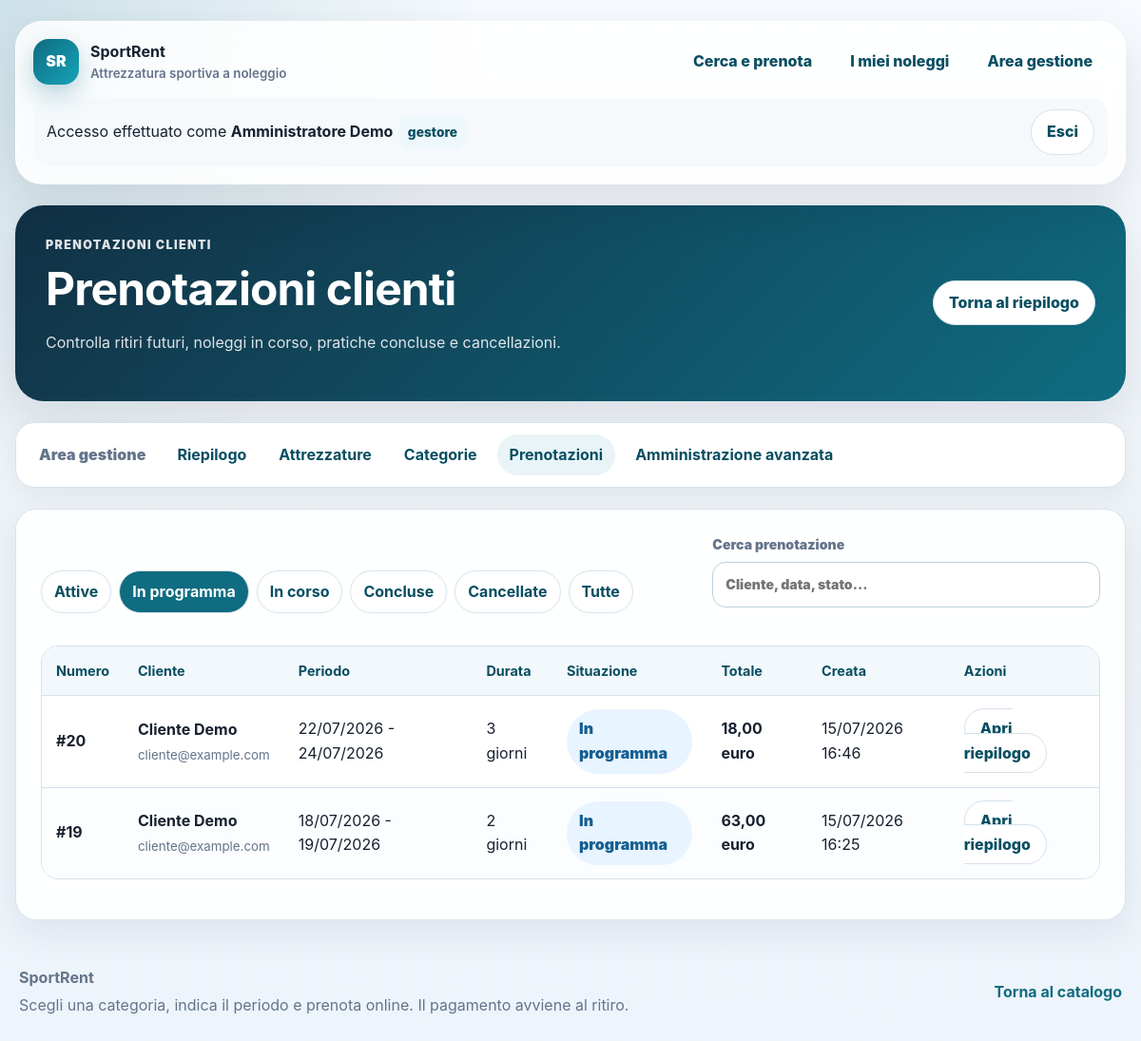
Screenshot of /gestione/prenotazioni/?filter=upcoming (signed in) with the database file from the repository.
### rentals/models.py (models this page shows, shortened)
class Reservation(models.Model):
    class Status(models.TextChoices):
        CONFIRMED = "confirmed", "Confermata"
        CANCELLED = "cancelled", "Cancellata"
    user = models.ForeignKey(
        settings.AUTH_USER_MODEL,
        on_delete=models.PROTECT,
        related_name="reservations",
        verbose_name="cliente",
    )
    start_date = models.DateField("data di inizio")
    end_date = models.DateField("data di fine")
    status = models.CharField(
        "stato",
        max_length=20,
        choices=Status.choices,
        default=Status.CONFIRMED,
    )
    created_at = models.DateTimeField("creata il", auto_now_add=True)
    cancelled_at = models.DateTimeField(
        "cancellata il",
        blank=True,
        null=True,
    )
    class Meta:
        verbose_name = "prenotazione"
        verbose_name_plural = "prenotazioni"
        ordering = ["-created_at"]
    @property
    def giorni_noleggio(self):
        if not self.start_date or not self.end_date:
            return 0
        return (self.end_date - self.start_date).days + 1
    @property
    def prezzo_totale(self):
        return sum(
            (item.subtotale for item in self.items.all()),
            Decimal("0.00"),
        )
    @property
    def fase_noleggio(self):
        if self.status == self.Status.CANCELLED:
            return "cancelled"
        today = timezone.localdate()
        if self.start_date > today:
            return "upcoming"
        if self.end_date < today:
            return "completed"
        return "in_progress"
    @property
    def etichetta_fase_noleggio(self):
        labels = {
            "upcoming": "In programma",
            "in_progress": "In corso",
            "completed": "Concluso",
            "cancelled": "Cancellato",
        }
        return labels[self.fase_noleggio]

class ReservationItem(models.Model):
    reservation = models.ForeignKey(
        Reservation,
        on_delete=models.CASCADE,
        related_name="items",
        verbose_name="prenotazione",
    )
    equipment = models.ForeignKey(
        Equipment,
        on_delete=models.PROTECT,
        related_name="reservation_items",
        verbose_name="attrezzatura",
    )
    quantity = models.PositiveIntegerField(
        "quantità",
        validators=[MinValueValidator(1)],
    )
    daily_price = models.DecimalField(
        "prezzo giornaliero applicato",
        max_digits=8,
        decimal_places=2,
    )
    class Meta:
        verbose_name = "riga prenotazione"
        verbose_name_plural = "righe prenotazione"
        constraints = [
            models.UniqueConstraint(
                fields=["reservation", "equipment"],
                name="unique_equipment_per_reservation",
            )
        ]
    @property
    def subtotale(self):
        return self.daily_price * self.quantity * self.reservation.giorni_noleggio

### rentals/views.py (the view)
@gestore_richiesto
def elenco_prenotazioni_gestore(request):
    reservations = Reservation.objects.select_related("user").prefetch_related(
        "items__equipment"
    )
    filtro_scelto = request.GET.get("filter", "active")
    filtri = _filtri_fase_prenotazioni(timezone.localdate())
    if filtro_scelto not in filtri:
        filtro_scelto = "active"
    reservations = reservations.filter(filtri[filtro_scelto])
    return render(
        request,
        "rentals/manager/reservation_list.html",
        {
            "reservations": reservations,
            "filtro_scelto": filtro_scelto,
        },
    )

### rentals/permissions.py (called while the page is built)
def utente_e_gestore(user):
    return (
        user.is_authenticated
        and (
            user.is_superuser
            or user.is_staff
            or user.groups.filter(name=NOME_GRUPPO_GESTORI).exists()
        )
    )

### rentals/views.py (called while the page is built)
def _filtri_fase_prenotazioni(today):
    return {
        "active": Q(
            status=Reservation.Status.CONFIRMED,
            end_date__gte=today,
        ),
        "upcoming": Q(
            status=Reservation.Status.CONFIRMED,
            start_date__gt=today,
        ),
        "in_progress": Q(
            status=Reservation.Status.CONFIRMED,
            start_date__lte=today,
            end_date__gte=today,
        ),
        "completed": Q(
            status=Reservation.Status.CONFIRMED,
            end_date__lt=today,
        ),
        "cancelled": Q(status=Reservation.Status.CANCELLED),
        "all": Q(),
    }

### templates/rentals/manager/reservation_list.html (shortened to what this page needs)
{% extends "base.html" %}
{% block content %}
<section class="page-hero page-hero--manager" aria-labelledby="manager-reservations-title">
    <div>
        <p class="eyebrow">Prenotazioni clienti</p>
        <h1 id="manager-reservations-title">Prenotazioni clienti</h1>
        <p>
            Controlla ritiri futuri, noleggi in corso, pratiche concluse e
            cancellazioni.
        </p>
    </div>
    <a class="button button--light" href="{% url 'manager_dashboard' %}">Torna al riepilogo</a>
</section>
{% include "rentals/manager/_navigation.html" %}
<section class="section-card">
    <div class="toolbar">
        <nav class="filter-pills" aria-label="Filtri prenotazioni">
            <a class="{% if filtro_scelto == 'active' %}is-active{% endif %}" href="?filter=active">Attive</a>
            <a class="{% if filtro_scelto == 'upcoming' %}is-active{% endif %}" href="?filter=upcoming">In programma</a>
            <a class="{% if filtro_scelto == 'in_progress' %}is-active{% endif %}" href="?filter=in_progress">In corso</a>
            <a class="{% if filtro_scelto == 'completed' %}is-active{% endif %}" href="?filter=completed">Concluse</a>
            <a class="{% if filtro_scelto == 'cancelled' %}is-active{% endif %}" href="?filter=cancelled">Cancellate</a>
            <a class="{% if filtro_scelto == 'all' %}is-active{% endif %}" href="?filter=all">Tutte</a>
        </nav>
        <label class="table-search">
            Cerca prenotazione
            <input type="search" data-table-search="manager-reservation-table" placeholder="Cliente, data, stato...">
        </label>
    </div>
    <div class="table-wrap">
        <table class="manager-table" id="manager-reservation-table" data-searchable-table>
            <thead>
                <tr>
                    <th scope="col">Numero</th>
                    <th scope="col">Cliente</th>
                    <th scope="col">Periodo</th>
                    <th scope="col">Durata</th>
                    <th scope="col">Situazione</th>
                    <th scope="col">Totale</th>
                    <th scope="col">Creata</th>
                    <th scope="col">Azioni</th>
                </tr>
            </thead>
            <tbody>
                {% for reservation in reservations %}
                    <tr>
                        <td><strong>#{{ reservation.pk }}</strong></td>
                        <td>
                            <strong>{{ reservation.user.get_full_name|default:reservation.user.username }}</strong>
                            <small>{{ reservation.user.email|default:"Email non indicata" }}</small>
                        </td>
                        <td>{{ reservation.start_date|date:"d/m/Y" }} - {{ reservation.end_date|date:"d/m/Y" }}</td>
                        <td>{{ reservation.giorni_noleggio }} giorni</td>
                        <td>
                            <span class="status-badge status-badge--{{ reservation.fase_noleggio }}">
                                {{ reservation.etichetta_fase_noleggio }}
                            </span>
                        </td>
                        <td><strong>{{ reservation.prezzo_totale }} euro</strong></td>
                        <td>{{ reservation.created_at|date:"d/m/Y H:i" }}</td>
                        <td>
                            <a class="button button--light" href="{% url 'reservation_detail' reservation.pk %}">
                                Apri riepilogo
                            </a>
                        </td>
                    </tr>
                {% empty %}
                    <tr>
                        <td colspan="8">Nessuna prenotazione corrisponde al filtro scelto.</td>
                    </tr>
                {% endfor %}
            </tbody>
        </table>
    </div>
</section>
{% endblock %}

### templates/base.html (shortened to what this page needs)
{% load static %}
<!doctype html>
<html lang="it">
<head>
    <link rel="stylesheet" href="{% static 'rentals/css/site.css' %}">
</head>
<body>
    <header class="site-header">
        <div class="site-header__inner">
            <a class="brand" href="{% url 'equipment_list' %}">
                <span class="brand__mark">SR</span>
                <span><strong>SportRent</strong><small>Attrezzatura sportiva a noleggio</small></span>
            </a>
            <nav class="site-nav" aria-label="Navigazione principale">
                <a href="{% url 'equipment_list' %}">Cerca e prenota</a>
                {% if user.is_authenticated %}
                    <a href="{% url 'reservation_history' %}">I miei noleggi</a>
                    {% if user.is_staff or user.is_superuser %}
                        <a href="{% url 'manager_dashboard' %}">Area gestione</a>
                    {% endif %}
                {% else %}
                    <a href="{% url 'login' %}">Accedi</a>
                    <a class="nav-cta" href="{% url 'register' %}">Crea account</a>
                {% endif %}
            </nav>
        </div>
        {% if user.is_authenticated %}
            <div class="user-strip">
                <p>
                    Accesso effettuato come
                    <strong>{{ user.get_full_name|default:user.username }}</strong>
                    {% if user.is_staff or user.is_superuser %}<span class="badge">gestore</span>{% else %}<span class="badge">cliente</span>{% endif %}
                </p>
                <form method="post" action="{% url 'logout' %}">
                    <button class="button button--ghost" type="submit">Esci</button>
                </form>
            </div>
        {% endif %}
    </header>
    <main class="site-main">{% block content %}{% endblock %}</main>
    <footer class="site-footer">
        <div>
            <strong>SportRent</strong>
            <p>Scegli una categoria, indica il periodo e prenota online. Il pagamento avviene al ritiro.</p>
        </div>
        <a href="{% url 'equipment_list' %}">Torna al catalogo</a>
    </footer>
</body>
</html>

### rows the page displays
Reservation: pk "20", user.get_full_name "Cliente Demo", user.email "cliente@example.com", start_date "22/07/2026", end_date "24/07/2026", giorni_noleggio "3", etichetta_fase_noleggio "In programma", prezzo_totale "18,00", created_at "15/07/2026 16:46"
Reservation: pk "19", user.get_full_name "Cliente Demo", user.email "cliente@example.com", start_date "18/07/2026", end_date "19/07/2026", giorni_noleggio "2", etichetta_fase_noleggio "In programma", prezzo_totale "63,00", created_at "15/07/2026 16:25"

### other values shown
{{ user.get_full_name|default:user.username }} "Amministratore Demo"
